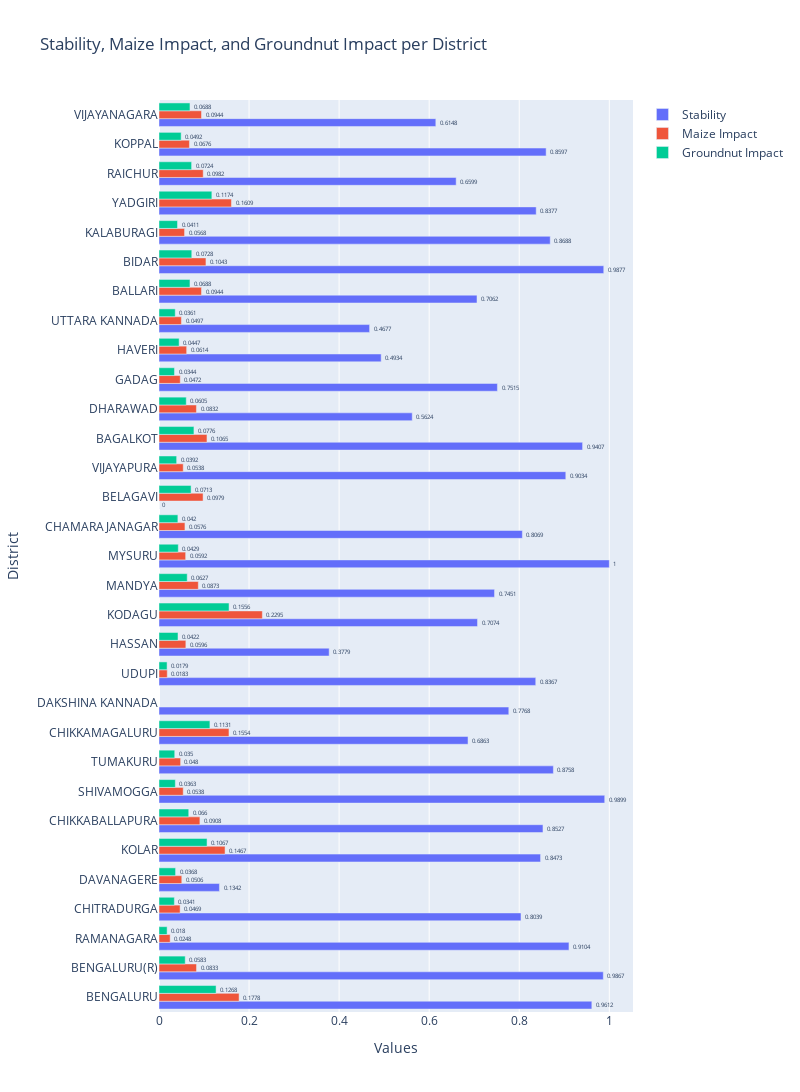

Here is the notebook cell this chart was saved with:
### Code cell
import plotly.graph_objects as go
# result_df['stability']*result_df['Change_M_NPK_20']*(1-result_df['Change_G_NPK_20'])

filtered_df = result_df[['node','stability','Change_M_NPK_20', 'Change_G_NPK_20']]
filtered_df
# Create a bar plot
fig = go.Figure()
import plotly.graph_objects as go


# Add bars for each category and display values on each bar
fig.add_trace(go.Bar(
    y=filtered_df['node'],
    x=filtered_df['stability'],
    text=filtered_df['stability'].round(4), 
    textfont_size=15,
    textposition='outside',
    name='Stability',
    orientation='h'
))

fig.add_trace(go.Bar(
    y=filtered_df['node'],
    x=filtered_df['Change_M_NPK_20'],
    text=filtered_df['Change_M_NPK_20'].round(4),  
    textfont_size=15,
    textposition='outside',
    name='Maize Impact',
    orientation='h'
))

fig.add_trace(go.Bar(
    y=filtered_df['node'],
    x=filtered_df['Change_G_NPK_20'],
    text=filtered_df['Change_G_NPK_20'].round(4),  
    textfont_size=15,
    textposition='outside',
    name='Groundnut Impact',
    orientation='h'
))

# Update layout with increased plot size
fig.update_layout(
    title='Stability, Maize Impact, and Groundnut Impact per District',
    barmode='group',  # Group bars together
    xaxis_title='Values',
    yaxis_title='District',
    width=800,  # Increase width
    height=1200   # Increase height
)

# Show the plot
fig.show()

### Figure 1 — Plotly figure (JSON) as saved in the notebook; plotly's stock layout.template omitted (floating-point values rounded to 4 significant figures)
{"data": [{"name": "Stability", "orientation": "h", "text": [0.9612, 0.9867, 0.9104, 0.8039, 0.1342, 0.8473, 0.8527, 0.9899, 0.8758, 0.6863, 0.7768, 0.8367, 0.3779, 0.7074, 0.7451, 1, 0.8069, 0, 0.9034, 0.9407, 0.5624, 0.7515, 0.4934, 0.4677, 0.7062, 0.9877, 0.8688, 0.8377, 0.6599, 0.8597, 0.6148], "textfont": {"size": 15}, "textposition": "outside", "type": "bar", "x": [0.9612, 0.9867, 0.9104, 0.8039, 0.1342, 0.8473, 0.8527, 0.9899, 0.8758, 0.6863, 0.7768, 0.8367, 0.3779, 0.7074, 0.7451, 1, 0.8069, 0, 0.9034, 0.9407, 0.5624, 0.7515, 0.4934, 0.4677, 0.7062, 0.9877, 0.8688, 0.8377, 0.6599, 0.8597, 0.6148], "y": ["BENGALURU", "BENGALURU(R)", "RAMANAGARA", "CHITRADURGA", "DAVANAGERE", "KOLAR", "CHIKKABALLAPURA", "SHIVAMOGGA", "TUMAKURU", "CHIKKAMAGALURU", "DAKSHINA KANNADA", "UDUPI", "HASSAN", "KODAGU", "MANDYA", "MYSURU", "CHAMARAJANAGAR", "BELAGAVI", "VIJAYAPURA", "BAGALKOT", "DHARAWAD", "GADAG", "HAVERI", "UTTARA KANNADA", "BALLARI", "BIDAR", "KALABURAGI", "YADGIRI", "RAICHUR", "KOPPAL", "VIJAYANAGARA"]}, {"name": "Maize Impact", "orientation": "h", "text": [0.1778, 0.0833, 0.0248, 0.0469, 0.0506, 0.1467, 0.0908, 0.0538, 0.048, 0.1554, null, 0.0183, 0.0596, 0.2295, 0.0873, 0.0592, 0.0576, 0.0979, 0.0538, 0.1065, 0.0832, 0.0472, 0.0614, 0.0497, 0.0944, 0.1043, 0.0568, 0.1609, 0.0982, 0.0676, 0.0944], "textfont": {"size": 15}, "textposition": "outside", "type": "bar", "x": [0.1778, 0.08334, 0.02478, 0.04686, 0.05062, 0.1467, 0.09082, 0.05381, 0.04801, 0.1554, null, 0.01835, 0.05964, 0.2295, 0.08733, 0.05919, 0.05762, 0.09787, 0.05382, 0.1065, 0.08316, 0.04719, 0.06143, 0.04973, 0.09441, 0.1043, 0.05677, 0.1609, 0.0982, 0.06757, 0.09441], "y": ["BENGALURU", "BENGALURU(R)", "RAMANAGARA", "CHITRADURGA", "DAVANAGERE", "KOLAR", "CHIKKABALLAPURA", "SHIVAMOGGA", "TUMAKURU", "CHIKKAMAGALURU", "DAKSHINA KANNADA", "UDUPI", "HASSAN", "KODAGU", "MANDYA", "MYSURU", "CHAMARAJANAGAR", "BELAGAVI", "VIJAYAPURA", "BAGALKOT", "DHARAWAD", "GADAG", "HAVERI", "UTTARA KANNADA", "BALLARI", "BIDAR", "KALABURAGI", "YADGIRI", "RAICHUR", "KOPPAL", "VIJAYANAGARA"]}, {"name": "Groundnut Impact", "orientation": "h", "text": [0.1268, 0.0583, 0.018, 0.0341, 0.0368, 0.1067, 0.066, 0.0363, 0.035, 0.1131, null, 0.0179, 0.0422, 0.1556, 0.0627, 0.0429, 0.042, 0.0713, 0.0392, 0.0776, 0.0605, 0.0344, 0.0447, 0.0361, 0.0688, 0.0728, 0.0411, 0.1174, 0.0724, 0.0492, 0.0688], "textfont": {"size": 15}, "textposition": "outside", "type": "bar", "x": [0.1268, 0.05825, 0.01801, 0.03412, 0.03682, 0.1067, 0.06604, 0.03629, 0.03495, 0.1131, null, 0.01794, 0.04223, 0.1556, 0.06268, 0.04286, 0.04195, 0.07126, 0.0392, 0.07758, 0.06053, 0.03437, 0.04473, 0.03608, 0.06877, 0.0728, 0.0411, 0.1174, 0.07245, 0.0492, 0.06877], "y": ["BENGALURU", "BENGALURU(R)", "RAMANAGARA", "CHITRADURGA", "DAVANAGERE", "KOLAR", "CHIKKABALLAPURA", "SHIVAMOGGA", "TUMAKURU", "CHIKKAMAGALURU", "DAKSHINA KANNADA", "UDUPI", "HASSAN", "KODAGU", "MANDYA", "MYSURU", "CHAMARAJANAGAR", "BELAGAVI", "VIJAYAPURA", "BAGALKOT", "DHARAWAD", "GADAG", "HAVERI", "UTTARA KANNADA", "BALLARI", "BIDAR", "KALABURAGI", "YADGIRI", "RAICHUR", "KOPPAL", "VIJAYANAGARA"]}], "layout": {"barmode": "group", "height": 1200, "title": {"text": "Stability, Maize Impact, and Groundnut Impact per District"}, "width": 800, "xaxis": {"title": {"text": "Values"}}, "yaxis": {"title": {"text": "District"}}}}
